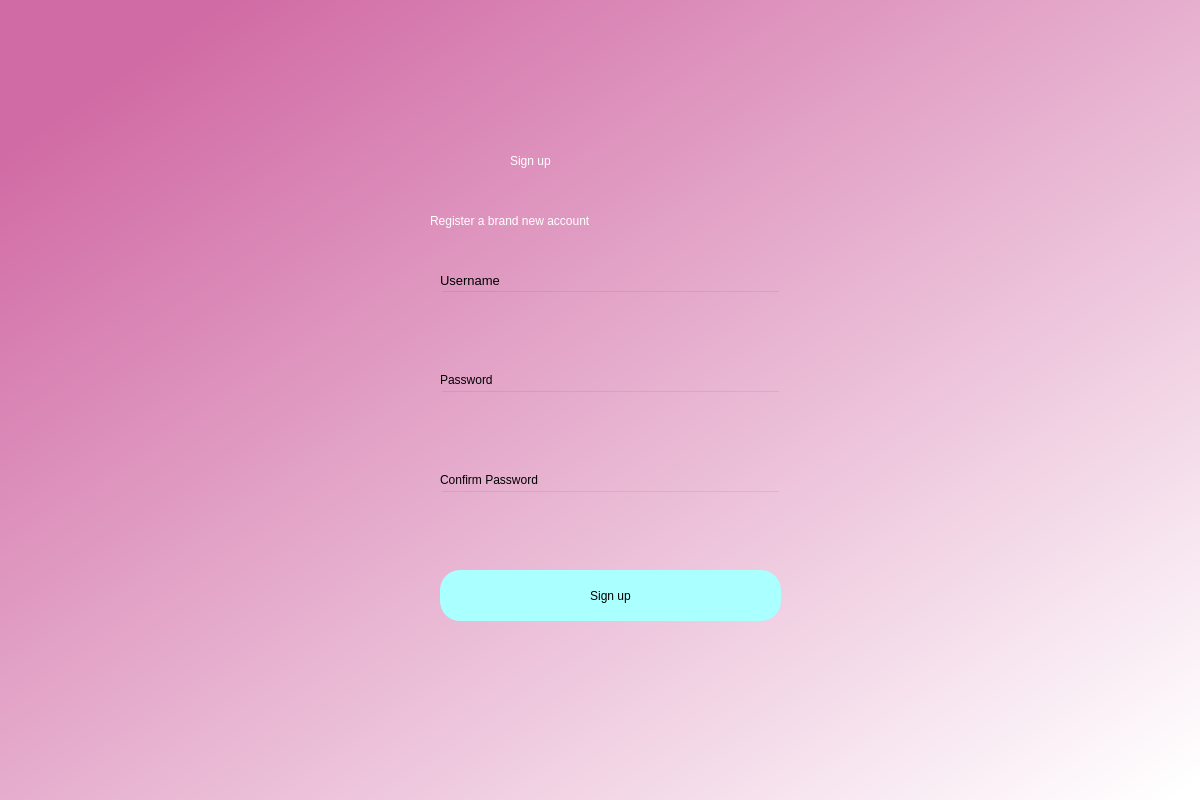
<?xml version="1.0" encoding="UTF-8"?>
<ui version="4.0">
 <class>Dialog</class>
 <widget class="QDialog" name="Dialog">
  <property name="geometry">
   <rect>
    <x>0</x>
    <y>0</y>
    <width>1200</width>
    <height>800</height>
   </rect>
  </property>
  <property name="windowTitle">
   <string>Dialog</string>
  </property>
  <widget class="QWidget" name="bgwidget" native="true">
   <property name="geometry">
    <rect>
     <x>0</x>
     <y>0</y>
     <width>1201</width>
     <height>801</height>
    </rect>
   </property>
   <property name="styleSheet">
    <string notr="true">QWidget#bgwidget{
background-color:qlineargradient(spread:pad, x1:0.091, y1:0.101636, x2:0.991379, y2:0.977, stop:0 rgba(209, 107, 165, 255), stop:1 rgba(255, 255, 255, 255));}</string>
   </property>
   <widget class="QLabel" name="label">
    <property name="geometry">
     <rect>
      <x>510</x>
      <y>110</y>
      <width>601</width>
      <height>101</height>
     </rect>
    </property>
    <property name="styleSheet">
     <string notr="true">font: 36pt &quot;MS Shell Dlg 2&quot;; color:rgb(255, 255, 255)</string>
    </property>
    <property name="text">
     <string>Sign up</string>
    </property>
   </widget>
   <widget class="QLabel" name="label_2">
    <property name="geometry">
     <rect>
      <x>430</x>
      <y>200</y>
      <width>681</width>
      <height>41</height>
     </rect>
    </property>
    <property name="styleSheet">
     <string notr="true">font: 16pt &quot;MS Shell Dlg 2&quot;;color:rgb(255, 255, 255)</string>
    </property>
    <property name="text">
     <string>Register a brand new account</string>
    </property>
   </widget>
   <widget class="QPushButton" name="signup">
    <property name="geometry">
     <rect>
      <x>440</x>
      <y>570</y>
      <width>341</width>
      <height>51</height>
     </rect>
    </property>
    <property name="styleSheet">
     <string notr="true">border-radius:20px;
background-color: rgb(170, 255, 255);
font: 14pt &quot;MS Shell Dlg 2&quot;;</string>
    </property>
    <property name="text">
     <string>Sign up</string>
    </property>
   </widget>
   <widget class="QLineEdit" name="emailfield">
    <property name="geometry">
     <rect>
      <x>440</x>
      <y>290</y>
      <width>341</width>
      <height>51</height>
     </rect>
    </property>
    <property name="styleSheet">
     <string notr="true">background-color:rgba(0,0,0,0);
font: 12pt &quot;MS Shell Dlg 2&quot;;</string>
    </property>
   </widget>
   <widget class="QLineEdit" name="passwordfield">
    <property name="geometry">
     <rect>
      <x>440</x>
      <y>390</y>
      <width>341</width>
      <height>51</height>
     </rect>
    </property>
    <property name="styleSheet">
     <string notr="true">background-color:rgba(0,0,0,0);
font: 12pt &quot;MS Shell Dlg 2&quot;;</string>
    </property>
   </widget>
   <widget class="QLabel" name="label_3">
    <property name="geometry">
     <rect>
      <x>440</x>
      <y>270</y>
      <width>101</width>
      <height>20</height>
     </rect>
    </property>
    <property name="font">
     <font>
      <family>MS Shell Dlg 2</family>
      <pointsize>10</pointsize>
      <weight>50</weight>
      <italic>false</italic>
      <bold>false</bold>
     </font>
    </property>
    <property name="styleSheet">
     <string notr="true">font: 10pt &quot;MS Shell Dlg 2&quot;;</string>
    </property>
    <property name="text">
     <string>Username</string>
    </property>
   </widget>
   <widget class="QLabel" name="label_4">
    <property name="geometry">
     <rect>
      <x>440</x>
      <y>370</y>
      <width>101</width>
      <height>20</height>
     </rect>
    </property>
    <property name="styleSheet">
     <string notr="true">font: 10pt &quot;MS Shell Dlg 2&quot;;</string>
    </property>
    <property name="text">
     <string>Password</string>
    </property>
   </widget>
   <widget class="QLabel" name="error">
    <property name="geometry">
     <rect>
      <x>440</x>
      <y>540</y>
      <width>541</width>
      <height>20</height>
     </rect>
    </property>
    <property name="styleSheet">
     <string notr="true">font: 12pt &quot;MS Shell Dlg 2&quot;; color:red;</string>
    </property>
    <property name="text">
     <string/>
    </property>
   </widget>
   <widget class="QLabel" name="label_5">
    <property name="geometry">
     <rect>
      <x>440</x>
      <y>470</y>
      <width>241</width>
      <height>20</height>
     </rect>
    </property>
    <property name="styleSheet">
     <string notr="true">font: 10pt &quot;MS Shell Dlg 2&quot;;</string>
    </property>
    <property name="text">
     <string>Confirm Password</string>
    </property>
   </widget>
   <widget class="QLineEdit" name="confirmpasswordfield">
    <property name="geometry">
     <rect>
      <x>440</x>
      <y>490</y>
      <width>341</width>
      <height>51</height>
     </rect>
    </property>
    <property name="styleSheet">
     <string notr="true">background-color:rgba(0,0,0,0);
font: 12pt &quot;MS Shell Dlg 2&quot;;</string>
    </property>
   </widget>
  </widget>
 </widget>
 <resources/>
 <connections/>
</ui>
